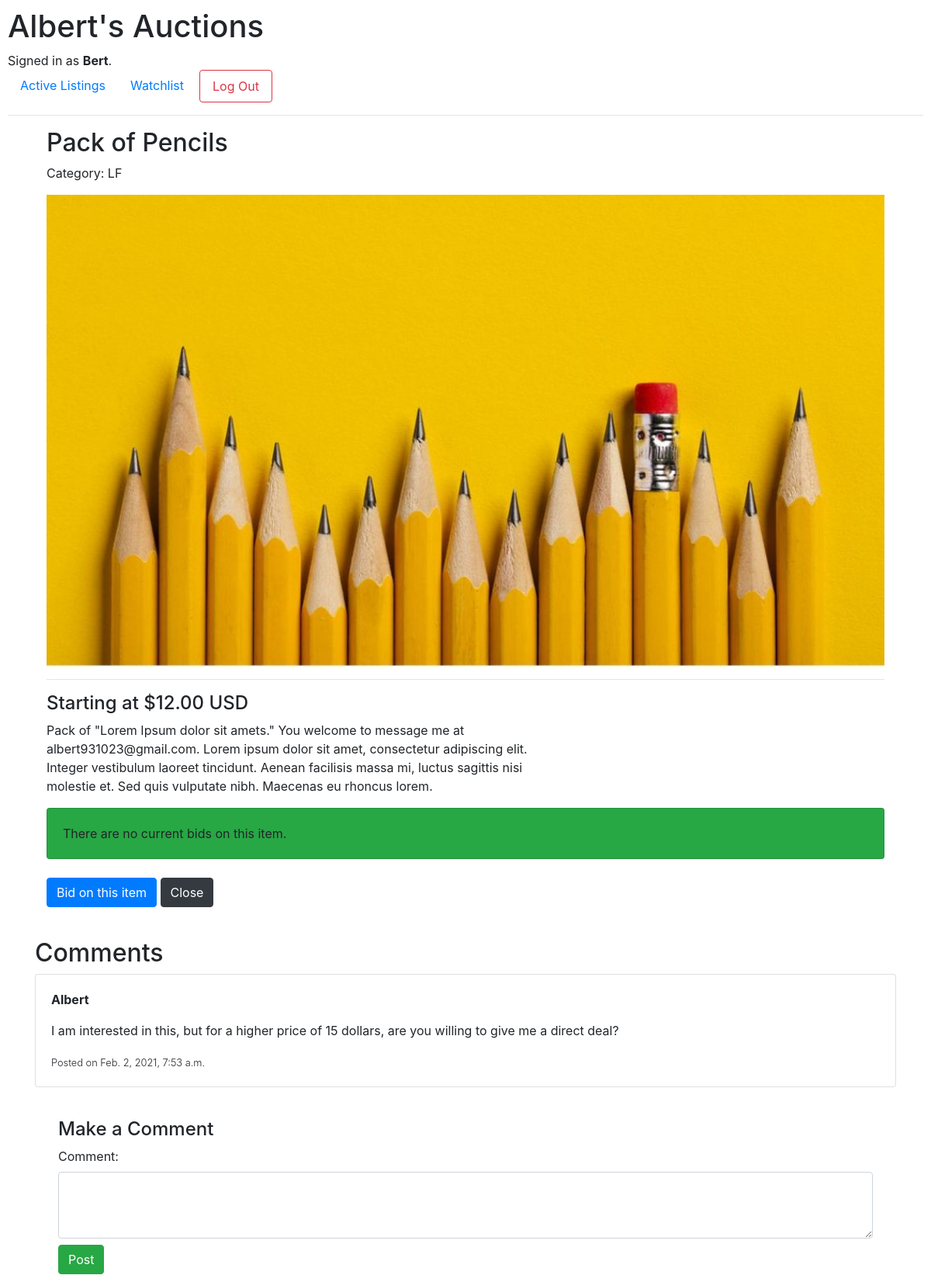
The app's page /6/details (signed in) with its own data.
### auctions/models.py (models this page shows, shortened)
class User(AbstractUser):
    pass

class Auction(models.Model):
    id = models.AutoField(primary_key=True)
    title = models.CharField(max_length=32, null=False)
    description = models.TextField(max_length=512, blank=True, null=True)
    price = models.DecimalField(null = False, default= 1, max_digits=10, decimal_places=2)
    lister = models.ForeignKey(User, on_delete=models.CASCADE, related_name="lister")
    LIFE = "LF"
    SCHOOL = "SC"
    TECH = "TE"
    PROFESSIONAL = "PR"
    CATEGORIES = [
            (LIFE, 'Life'),
            (SCHOOL, 'School'),
            (TECH, "Tech"),
            (PROFESSIONAL, 'Professional'),
        ]
    category = models.CharField(choices=CATEGORIES, default=LIFE, max_length=16)
    image = models.ImageField(upload_to="images/", blank=True, null=True)
    active = models.BooleanField(null=False)
    listed_time = models.DateTimeField(auto_now_add=True)
    def category_string(self):
        categorization = self.category
        return f"Category: {categorization}"

class Comment(models.Model):
    comment = models.TextField(max_length=1024, blank=False)
    poster = models.ForeignKey(User, on_delete=models.CASCADE, related_name="poster")
    time = models.DateTimeField(auto_now_add=True)
    post = models.ManyToManyField(Auction)

### auctions/views.py (the view)
# urls.py: path("<int:auctionid>/details", views.itemdetails, name="item"),
@login_required(redirect_field_name='/login')
def itemdetails(request, auctionid):
    auction = Auction.objects.filter(id=auctionid).get()
    if Bid.objects.filter(post=auctionid):
        all_bids = Bid.objects.filter(post=auctionid).all()
        current_price = get_highest_bid(all_bids)
        current_bid = Bid.objects.filter(bid_price=current_price).get()
    else:
        current_price = Auction.price
        current_bid = False
    if Comment.objects.filter(post=auctionid):
        comments = Comment.objects.filter(post=auctionid).all()
    else:
        comments = False
    return render(request, 'auctions/item.html', {
        "auction": auction,
        "form": CommentForm(),
        "comments": comments,
        "bid": current_bid,
        "bidForm": BidForm(),
    })

### auctions/forms.py
class CommentForm(ModelForm):
    class Meta:
        model = Comment
        fields = ['comment']
        widgets = {
            'comment': forms.Textarea(attrs={'class': 'form-control', 'rows': '3'})
        }

class BidForm(ModelForm):
    class Meta:
        model = Bid
        fields = ['bid_price']
        widgets = {
            'bid_price': forms.NumberInput(attrs={'class': 'form-control  mb-4'})
        }

### auctions/templates/auctions/item.html (shortened to what this page needs)
{% extends 'auctions/layout.html' %}
{% block body %}
<div class="container">
    <div class='col'>
        <h2>{{ auction.title }}</h2>
        <p>{{ auction.category_string }}</p>
        {% if auction.image %}
        <img src="{{ auction.image.url }}" width=100%>
        {% endif %}
        <hr/>
        <h4>Starting at ${{ auction.price }} USD </h4>
        <p class="desc">{{ auction.description }}</p>
    </div>
    <div class="col mt-6 mb-4">
        {% if bid %}
        <div class="card bg-info">
            <div class="card-header">
                <h2>Current Highest Bid</h2>
            </div>
            <div class="card-body">
                <div class="card-title">
                    Made by {{ bid.bidder }}
                </div>
                <div class="card-text">
                    At ${{ bid.bid_price }} USD
                </div>
            </div>
        </div>
        {% else %}
        <div class="card bg-success">
            <div class="card-body">
                There are no current bids on this item.
            </div>
        </div>
        {% endif %}
    </div>
    <div class="col">
        <button type="button" class="btn btn-primary" data-bs-toggle="modal" data-bs-target="#bidModal">Bid on this item</button>
        <a href="{% url 'index' %}" class="btn btn-dark">Close</a>
    </div>
</div>
<div class="container cont-space">
    <h2>Comments</h2>
    {% if comments %}
        {% for comment in comments %}
            <div class="card">
                <div class="card-body">
                    <div class="card-title">
                        <p class="font-weight-bold">{{ comment.poster }}</p>
                    </div>
                    <div class="card-text">
                        <p class="text">{{ comment.comment }}</p>
                        <small class="font-weight-light">Posted on {{ comment.time }}</small>
                    </div>
                </div>
            </div>
        {% endfor %}
    {% else %}
        <p>There are no comments on this listing.</p>
    {% endif %}
    <div class="cont-space">
        <div class="container cont-space">
            <div class="col">
                <h4>Make a Comment</h4>
                <form action="{% url 'addcomment' auctionid=auction.id %}" method="POST">
                    {{ form }}
                    <input type="submit" class="btn btn-success mt-2" value="Post">
                </form>
            </div>
    </div>
    </div>
</div>
{% endblock %}

### auctions/templates/auctions/layout.html (shortened to what this page needs)
{% load static %}
<!DOCTYPE html>
<html lang="en">
    <head>
        <link rel="stylesheet" href="https://stackpath.bootstrapcdn.com/bootstrap/4.4.1/css/bootstrap.min.css">
        <link href="{% static 'auctions/styles.css' %}" rel="stylesheet">
    </head>
    <body>
        <h1>Albert's Auctions</h1>
        <div>
            {% if user.is_authenticated %}
                Signed in as <strong>{{ user.username }}</strong>.
            {% else %}
                Not signed in.
            {% endif %}
        </div>
        <ul class="nav">
            <li class="nav-item">
                <a class="nav-link" href="{% url 'index' %}">Active Listings</a>
            </li>
            {% if user.is_authenticated %}
                <li class="nav-item">
                    <a class="nav-link" href="#">Watchlist</a>
                </li>
                <li class="nav-item">
                    <a class="nav-link btn btn-outline-danger ml-1" href="{% url 'logout' %}">Log Out</a>
                </li>
            {% endif %}
        </ul>
        <hr>
        {% block body %}
        {% endblock %}
    </body>
</html>

### auctions/static/auctions/styles.css (style rules this page uses)
body { padding: 10px; }
p.desc { max-width: 60%; }
.cont-space { margin-top: 40px !important; }

### records on screen
User: username "Bert"
Auction: title "Pack of Pencils", category_string "Category: LF", image (picture), price "12.00", description "Pack of \"Lorem Ipsum dolor sit amets.\" You welcome to message me at albert931023@gmail.com. Lorem ipsum dolor sit amet, consectetur adipiscing elit. Integer vestibulum laoreet tincidunt. Aenean facilisis massa mi, luctus sagittis nisi molestie et. Sed quis vulputate nibh. Maecenas eu rhoncus lorem."
Comment: poster "Albert", comment "I am interested in this, but for a higher price of 15 dollars, are you willing to give me a direct deal?", time "Feb. 2, 2021, 7:53 a.m."
